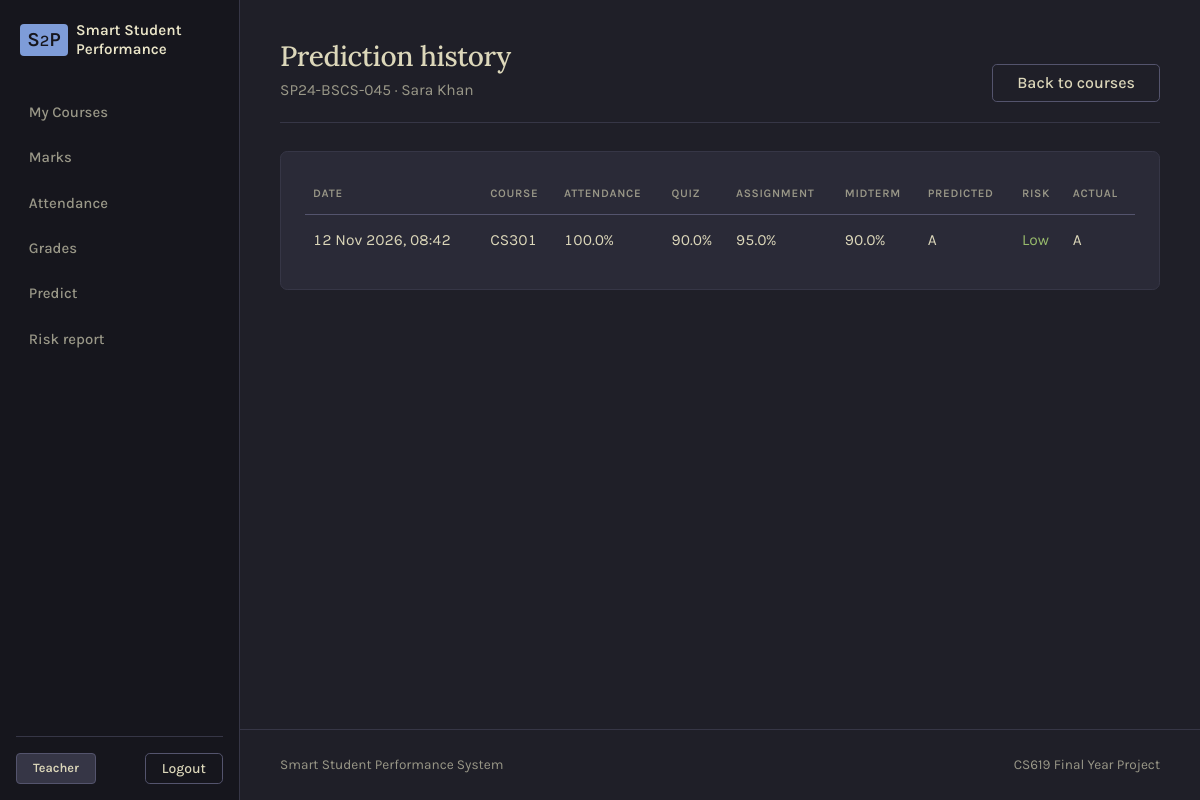
The app's page /teacher/history/1 (signed in) with its own data.
### app/models.py (models this page shows)
class Student(db.Model):
    id = db.Column(db.Integer, primary_key=True)
    roll_number = db.Column(db.String(20), unique=True, nullable=False)
    name = db.Column(db.String(100), nullable=False)
    email = db.Column(db.String(120), unique=True, nullable=False)
    contact = db.Column(db.String(20), nullable=False)
    enrollments = db.relationship(
        "Enrollment", backref="student", cascade="all, delete-orphan"
    )
    marks = db.relationship("Marks", backref="student", cascade="all, delete-orphan")
    attendance_records = db.relationship(
        "Attendance", backref="student", cascade="all, delete-orphan"
    )
    predictions = db.relationship(
        "Prediction", backref="student", cascade="all, delete-orphan"
    )

class Prediction(db.Model):
    id = db.Column(db.Integer, primary_key=True)
    student_id = db.Column(db.Integer, db.ForeignKey("student.id"), nullable=False)
    course_id = db.Column(
        db.Integer, db.ForeignKey("course.id"), nullable=False, index=True
    )
    predicted_grade = db.Column(db.String(2), nullable=False)
    risk_level = db.Column(db.String(20), nullable=False)  # "High", "Medium", "Low"
    input_snapshot = db.Column(db.Text)
    prediction_date = db.Column(db.DateTime, default=datetime.now)

class Course(db.Model):
    id = db.Column(db.Integer, primary_key=True)
    course_name = db.Column(db.String(100), nullable=False)
    course_code = db.Column(db.String(20), unique=True, nullable=False)
    teacher_id = db.Column(db.Integer, db.ForeignKey("user.id"), nullable=False)
    teacher = db.relationship("User")
    enrollments = db.relationship(
        "Enrollment", backref="course", cascade="all, delete-orphan"
    )
    marks = db.relationship("Marks", backref="course", cascade="all, delete-orphan")
    attendance_records = db.relationship(
        "Attendance", backref="course", cascade="all, delete-orphan"
    )
    predictions = db.relationship(
        "Prediction", backref="course", cascade="all, delete-orphan"
    )

### app/routes.py (the view)
@main.route("/teacher/history/<int:student_id>")
@login_required
@role_required(ROLE_TEACHER)
def teacher_history(student_id):
    my_course_ids = []
    for course in Course.query.filter_by(teacher_id=session["user_id"]).all():
        my_course_ids.append(course.id)
    student = Student.query.get(student_id)
    enrolled = None
    if student is not None:
        enrolled = Enrollment.query.filter(
            Enrollment.student_id == student.id,
            Enrollment.course_id.in_(my_course_ids),
        ).first()
    if enrolled is None:
        flash("Student not found.", "danger")
        return redirect(url_for("main.dashboard"))
    predictions = (
        Prediction.query.filter(
            Prediction.student_id == student.id,
            Prediction.course_id.in_(my_course_ids),
        )
        .order_by(Prediction.prediction_date.desc(), Prediction.id.desc())
        .all()
    )
    rows = []
    for prediction in predictions:
        marks = Marks.query.filter_by(
            student_id=student.id, course_id=prediction.course_id
        ).first()
        actual_grade = None
        if marks is not None:
            actual_grade = marks.grade
        rows.append(
            {
                "prediction": prediction,
                "inputs": json.loads(prediction.input_snapshot),
                "actual_grade": actual_grade,
            }
        )
    return render_template("teacher_history.html", student=student, rows=rows)

### app/routes.py (called while the page is built)
def login_required(view):
    @wraps(view)
    def wrapped_view(*args, **kwargs):
        if "user_id" not in session:
            flash("Please log in to continue.", "warning")
            return redirect(url_for("main.login"))
        return view(*args, **kwargs)
    return wrapped_view

def role_required(*allowed_roles):
    def decorator(view):
        @wraps(view)
        def wrapped_view(*args, **kwargs):
            if "role" not in session or session["role"] not in allowed_roles:
                flash("You do not have permission to access this page.", "danger")
                return redirect(url_for("main.index"))
            return view(*args, **kwargs)
        return wrapped_view
    return decorator

### app/templates/teacher_history.html (shortened to what this page needs)
{% extends 'base.html' %}
{% block content %}
  <div class="page-header d-flex justify-content-between align-items-end flex-wrap gap-3">
    <div>
      <h1 class="h2 mb-1">Prediction history</h1>
      <p class="text-muted mb-0">{{ student.roll_number }} &middot; {{ student.name }}</p>
    </div>
    <a class="btn btn-outline-secondary px-4"
       href="{{ url_for('main.dashboard') }}">Back to courses</a>
  </div>
  <div class="surface-card p-4">
    {% if rows %}
      <div class="table-responsive">
        <table class="table align-middle">
          <thead>
            <tr>
              <th>Date</th>
              <th>Course</th>
              <th>Attendance</th>
              <th>Quiz</th>
              <th>Assignment</th>
              <th>Midterm</th>
              <th>Predicted</th>
              <th>Risk</th>
              <th>Actual</th>
            </tr>
          </thead>
          <tbody>
            {% for row in rows %}
              <tr>
                <td class="text-nowrap">{{ row.prediction.prediction_date.strftime("%d %b %Y, %H:%M") }}</td>
                <td class="text-nowrap">{{ row.prediction.course.course_code }}</td>
                <td>{{ row.inputs.attendance }}%</td>
                <td>{{ row.inputs.quiz }}%</td>
                <td>{{ row.inputs.assignment }}%</td>
                <td>{{ row.inputs.midterm }}%</td>
                <td>{{ row.prediction.predicted_grade }}</td>
                <td>
                  <span class="risk-{{ row.prediction.risk_level|lower }}">{{ row.prediction.risk_level }}</span>
                </td>
                <td>
                  {% if row.actual_grade %}
                    {{ row.actual_grade }}
                  {% else %}
                    <span class="text-muted">Pending</span>
                  {% endif %}
                </td>
              </tr>
            {% endfor %}
          </tbody>
        </table>
      </div>
    {% else %}
      <p class="text-muted mb-0">No prediction history available.</p>
    {% endif %}
  </div>
{% endblock %}

### app/static/CSS/style.css (style rules this page uses)
:root { --bg-base: #1f1f28; --bg-navbar: #16161d; --bg-surface: #2a2a37; --bg-input: #181820; --bg-hover: #363646; --border-subtle: #363646; --border-input: #54546d; --border-hover: #938aa9; --text-primary: #dcd7ba; --text-bright: #eae5c8; --text-muted: #9a9888; --accent: #7e9cd8; --accent-hover: #6c8bc9; --accent-danger: #e46876; --accent-success: #98bb6c; --accent-warning: #e6c384; --radius-sm: 0.25rem; --radius-md: 0.3rem; --radius-lg: 0.4rem; --radius-xl: 0.45rem; }
html { color-scheme: dark; }
body { min-height: 100vh; font-family: "Karla", system-ui, -apple-system, "Segoe UI", sans-serif; font-size: 0.97rem; line-height: 1.6; color: var(--text-primary); background: var(--bg-base); -webkit-font-smoothing: antialiased; }
.app-shell { display: flex; flex-direction: column; }
a { color: var(--accent); text-decoration: none; }
.page-header { margin-bottom: 2rem; }
.surface-card { background: var(--bg-surface); border: 1px solid var(--border-subtle); border-radius: var(--radius-xl); color: var(--text-primary); box-shadow: none !important; }
h1, h2, h3, h4, h5, h6 { color: var(--text-bright); font-weight: 600; letter-spacing: -0.015em; line-height: 1.25; }
h1, h2 { font-family: "Lora", Georgia, serif; }
.text-muted { color: var(--text-muted) !important; }
.btn { border-radius: var(--radius-md); font-weight: 500; transition: background-color 0.12s ease, border-color 0.12s ease, color 0.12s ease; }
.btn-outline-secondary { border-color: var(--border-input); color: var(--text-primary); }
.table { --bs-table-color: var(--text-primary); --bs-table-bg: transparent; --bs-table-border-color: var(--border-subtle); margin-bottom: 0; }
.table > :not(:first-child) { border-top: 0; }
.table thead th { padding-bottom: 0.7rem; font-size: 0.72rem; font-weight: 600; letter-spacing: 0.06em; text-transform: uppercase; color: var(--text-muted); border-bottom: 1px solid var(--border-input); }
.table tbody td { padding-top: 0.8rem; padding-bottom: 0.8rem; font-variant-numeric: tabular-nums; }
.table tbody tr:last-child td { border-bottom: 0; }
.table-responsive { border-radius: var(--radius-lg); }
.risk-low { color: var(--accent-success); }
.page-header { padding-bottom: 1.25rem; margin-bottom: 1.75rem; border-bottom: 1px solid var(--border-subtle); }
.page-header h1 { font-size: 1.75rem; }
@media (min-width: 992px) { body:has(.app-navbar .gap-1) { padding-left: 15rem; } }

### records on screen
Student: roll_number "SP24-BSCS-045", name "Sara Khan"
Prediction: prediction.prediction_date "12 Nov 2026, 08:42", prediction.predicted_grade "A", prediction.risk_level "Low"
Course: prediction.course.course_code "CS301"

### other values on screen
{{ session.get("role").capitalize() }} "Teacher"
{{ row.inputs.attendance }} "100.0"
{{ row.inputs.quiz }} "90.0"
{{ row.inputs.assignment }} "95.0"
{{ row.inputs.midterm }} "90.0"
{{ row.actual_grade }} "A"
